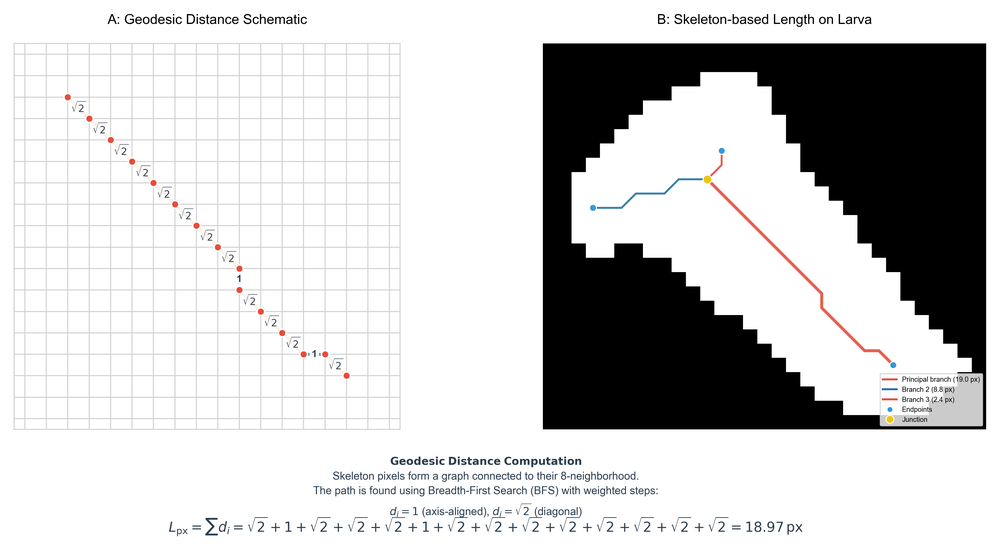
#> input picture figures/geodesic_distance_schematic.png, 1000 x 551 px, shrunk from 4257 x 2347 before the run
$ python -i geodesic_distance_schematic.py   (imports and definitions only)
#> lines starting #> are read from the running program, lines starting #| are printed output that depends on the picture
#!/usr/bin/env python3
"""
geodesic_distance_schematic.py
================================
Generates a schematic diagram explaining the computation of geodesic
distance on a pixel grid for skeleton-based length estimation.

This is a didactic visualization for educational purposes, showing how
axis-aligned and diagonal steps are weighted differently.

Output:
    figures/geodesic_distance_schematic.png
"""

from pathlib import Path
import numpy as np
import sys
import matplotlib
# [1 line not run here, left out]
import matplotlib.pyplot as plt
from collections import deque
import pandas as pd
import cv2

# ──────────────────────────────────────────────────────────────
#  Configuration
# ──────────────────────────────────────────────────────────────
FIGURES_DIR = Path(__file__).parent.resolve()
PROJECT_DIR = FIGURES_DIR.parent
ANALYSIS_DIR = PROJECT_DIR / "analysis_full"
LABELS_FILE = ANALYSIS_DIR / "larva_quality_labels.xlsx"
OUTPUT_FIG = FIGURES_DIR / "geodesic_distance_schematic.png"

# --- Real Larva Example Config ---
PIXEL_TO_MM = 0.232255814
RANDOM_SEED = 42
EXCLUDE_DATE = {"18.10", "18.1"}
PREFERRED_LARVA = ("3.11", "IMG_8053", "larva_039.png")

# Colors
GRID_COLOR = "#d0d0d0"
PATH_COLOR = "#34495e"  # Dark blue for the main path nodes
AXIS_STEP_COLOR = "#3498db"  # Bright blue for axis steps
DIAG_STEP_COLOR = "#e67e22"  # Bright orange for diagonal steps
TEXT_COLOR = "#2c3e50"

# --- Real Larva Example Colors ---
SKEL_GREY = "#666666"
PRINCIPAL_BRANCH_COLOR = "#e74c3c"  # Bright red for principal branch (same in both panels)
ENDPOINT_COLOR = "#3498db"
JUNCTION_COLOR = "#f1c40f"


# ──────────────────────────────────────────────────────────────
#  Larva Loading and Skeletonization Helpers
# (Adapted from skeleton_length_figure.py)
# ──────────────────────────────────────────────────────────────
def _clean_mask(mask: np.ndarray) -> np.ndarray:
    """Morphologically clean the binary mask."""
    m = (mask > 0).astype(np.uint8) * 255
    n_labels, labels, stats, _ = cv2.connectedComponentsWithStats(m, connectivity=8)
    if n_labels <= 1: return m
    largest = int(np.argmax(stats[1:, cv2.CC_STAT_AREA])) + 1
    clean = np.zeros_like(m)
    clean[labels == largest] = 255
    k = cv2.getStructuringElement(cv2.MORPH_ELLIPSE, (3, 3))
    clean = cv2.morphologyEx(clean, cv2.MORPH_CLOSE, k, iterations=1)
    return clean

def _extract_gray_mask(report_path: Path):
    """Extracts grayscale and mask panels from a report image."""
#> called with report_path = 'geodesic_distance_schematic.png'
    img = cv2.imread(str(report_path))
#> img is the input picture: shape (551, 1000, 3); mean B, G, R 203.1, 203, 203.2
    if img is None: return None, None
    h, w = img.shape[:2]
#> h = 551; w = 1000
    panel_w = (w - 300) // 3
#> panel_w = 233
    if panel_w <= 0: return None, None
    gray = cv2.cvtColor(img[:, :panel_w], cv2.COLOR_BGR2GRAY)
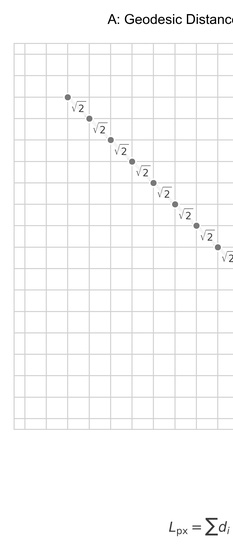
#> gray: shape (551, 233); min 0, max 255, mean 250.1
    mask_raw = cv2.cvtColor(img[:, panel_w:2*panel_w], cv2.COLOR_BGR2GRAY)
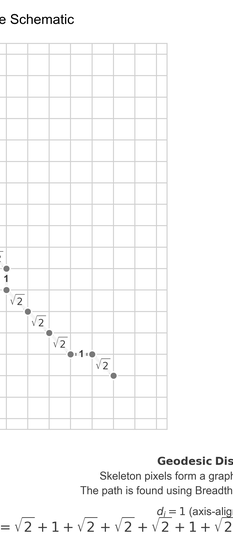
#> mask_raw: shape (551, 233); min 0, max 255, mean 249.1
    _, mask_bin = cv2.threshold(mask_raw, 50, 255, cv2.THRESH_BINARY)
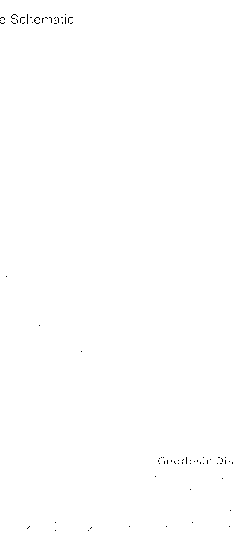
#> mask_bin: shape (551, 233); 99.8% white; black in thin lines or dots
    return gray, _clean_mask(mask_bin)
#> in _clean_mask, `n_labels, labels, stats, _ = cv2.connectedComponentsWithStats(m, conne..`: labels: shape (551, 233) int32; values 0 (black) and 1 (white), 99.8% white; black in thin lines or dots
#> in _clean_mask, `n_labels, labels, stats, _ = cv2.connectedComponentsWithStats(m, conne..`: n_labels = 2; stats = [[0, 14, 233, 517, 205], [0, 0, 233, 551, 128178]]
#> in _clean_mask, `largest = int(np.argmax(stats[1:, cv2.CC_STAT_AREA])) + 1`: largest = 1

# [359 lines left out: functions _skeletonize, _tight_bbox, find_real_larva_example, _neighbour_count, _find_topology, _geodesic_length and 5 more, not called in this run]


# ──────────────────────────────────────────────────────────────
#  Entry Point
# ──────────────────────────────────────────────────────────────
# [4 lines not run here, left out]

>>> result = _extract_gray_mask('geodesic_distance_schematic.png')
